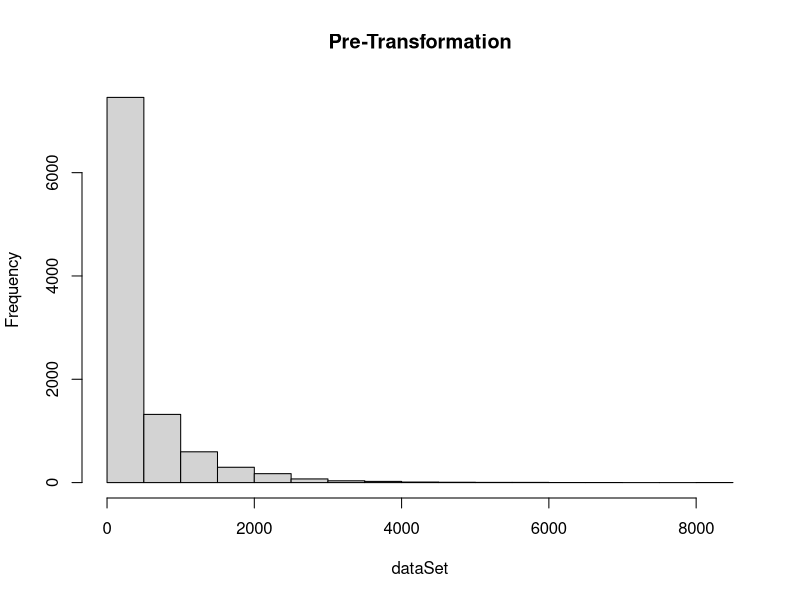
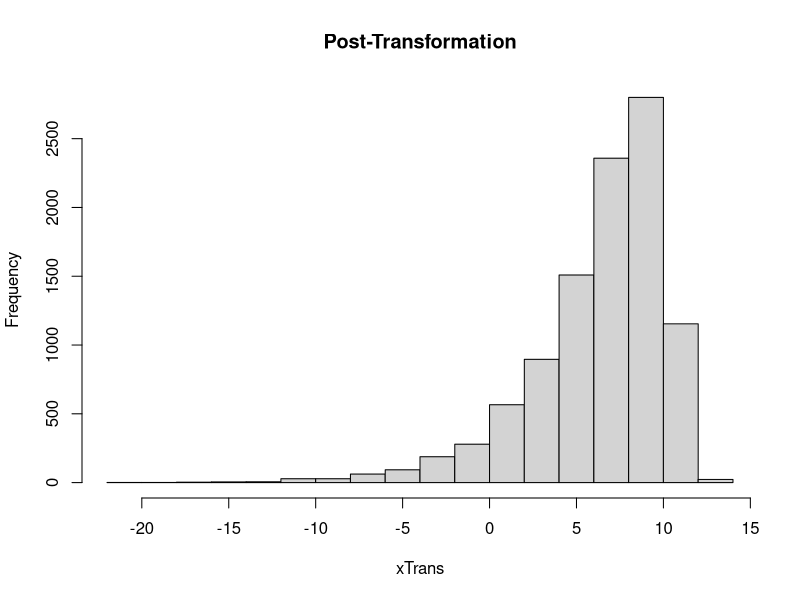

Source code (R) for these figures, in order:
# Code for data transformation

# see https://pubmed.ncbi.nlm.nih.gov/15147579/
# https://www.ncbi.nlm.nih.gov/pmc/articles/PMC4373093/


transform <- function(dataSet, logFold = 2){

#plot histogram of pre transformed data
hist(dataSet, main = "Pre-Transformation")

#create transformed data set
xTrans = log(dataSet, logFold)

#plot histogram of pre transformed data
hist(xTrans, main = "Post-Transformation")

}

# simulate some data using gamma distribution - non-negative, positive skew
x <- rgamma(10000,shape = 0.4, 1/1000)

transform(x,2)